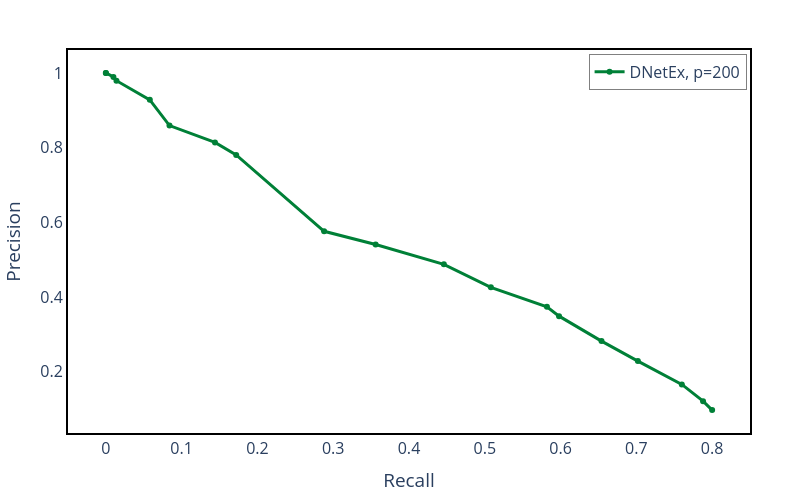

The cell this chart's notebook holds for it:
### Markdown cell above
# Precision-Recall

### Code cell
run_number = 0

# Create figure
fig = go.Figure()

fig.add_trace(
    go.Scatter(
        x=runs_recall_list[run_number],
        y=1-runs_fdr_list[run_number],
        mode='lines+markers',
        name=f'DNetEx, p=200',
        line=dict(color='rgba(0, 128, 55, 1)'),
    )
)

# Customize the layout
fig.update_traces(line=dict(width=3))

fig.update_layout(
    xaxis1=dict(tickfont=dict(size=16),showticklabels=True),
    yaxis1=dict(tickfont=dict(size=16),showticklabels=True),
    autosize=False,
    width=800,
    height=500,
    xaxis_title=r"Recall",
    yaxis_title='Precision',
    plot_bgcolor='white',
    paper_bgcolor='white',
    margin=dict(l=50, r=50, t=50, b=50),
    showlegend=True,
    legend=dict(
        x=.995,
        y=0.99,  
        xanchor='right',
        yanchor='top',
        bgcolor='rgba(255, 255, 255, 0.6)',
        bordercolor='gray',
        borderwidth=1
    ),
    xaxis=dict(showline=True, linewidth=2, linecolor='black', mirror=True),
    yaxis=dict(showline=True, linewidth=2, linecolor='black', mirror=True),
    font=dict(size=16)

)

fig.show()

fig.write_image("Results/pr.pdf")

### Figure 1 — Plotly figure (JSON) as saved in the notebook; plotly's stock layout.template omitted (floating-point values rounded to 4 significant figures)
{"data": [{"line": {"color": "rgba(0, 128, 55, 1)", "width": 3}, "mode": "lines+markers", "name": "DNetEx, p=200", "type": "scatter", "x": [0, 0, 0.01, 0.014, 0.058, 0.084, 0.144, 0.172, 0.288, 0.356, 0.446, 0.508, 0.582, 0.598, 0.654, 0.702, 0.76, 0.788, 0.8], "y": [1, 1, 0.9891, 0.9791, 0.9278, 0.8589, 0.8139, 0.7805, 0.5758, 0.5403, 0.4875, 0.4258, 0.3738, 0.3486, 0.2818, 0.2283, 0.1658, 0.1209, 0.09699]}], "layout": {"autosize": false, "font": {"size": 16}, "height": 500, "legend": {"bgcolor": "rgba(255, 255, 255, 0.6)", "bordercolor": "gray", "borderwidth": 1, "x": 0.995, "xanchor": "right", "y": 0.99, "yanchor": "top"}, "margin": {"b": 50, "l": 50, "r": 50, "t": 50}, "paper_bgcolor": "white", "plot_bgcolor": "white", "showlegend": true, "width": 800, "xaxis": {"linecolor": "black", "linewidth": 2, "mirror": true, "showline": true, "showticklabels": true, "tickfont": {"size": 16}, "title": {"text": "Recall"}}, "yaxis": {"linecolor": "black", "linewidth": 2, "mirror": true, "showline": true, "showticklabels": true, "tickfont": {"size": 16}, "title": {"text": "Precision"}}}}
